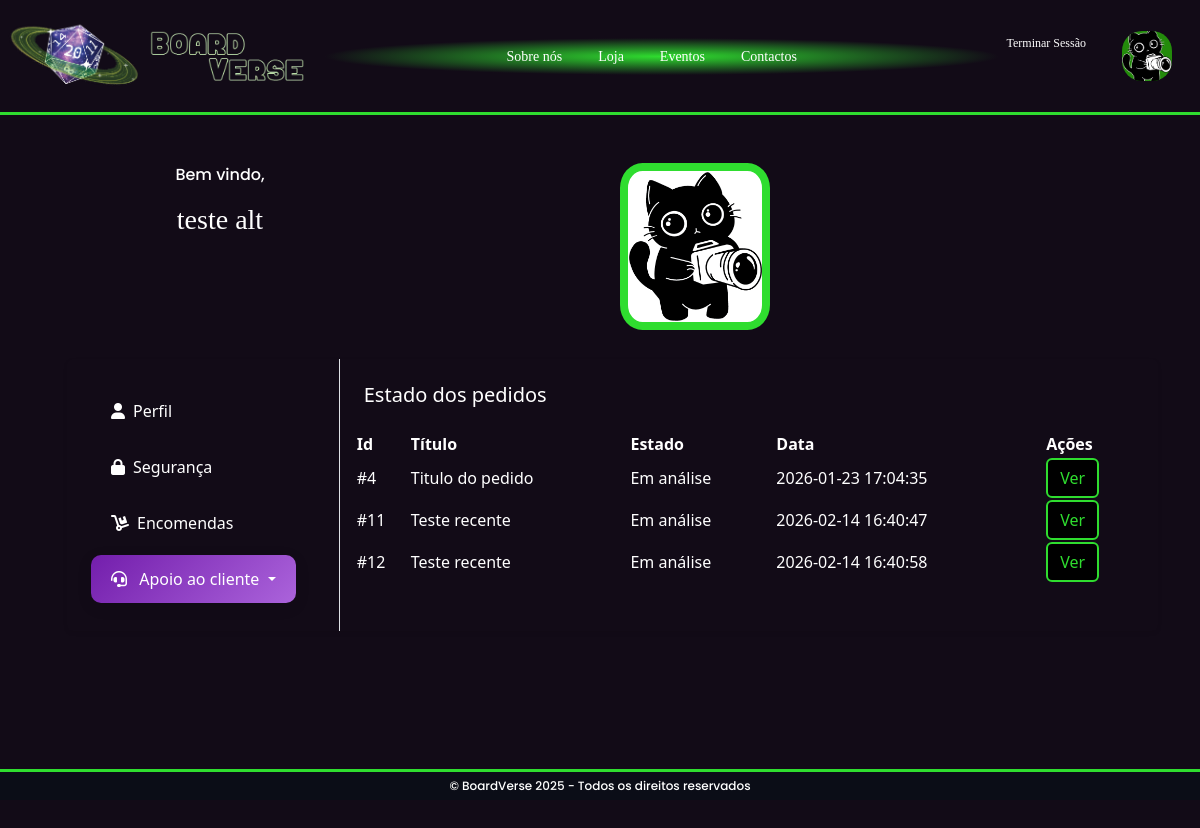
The page /BoardVerse/tickets_client_support.php (signed in) on the database its author committed.
### tables this page shows
CREATE TABLE `utilizadores` (
  `id_utilizador` int(11) NOT NULL,
  `nome_utilizador` varchar(100) NOT NULL,
  `password` varchar(255) NOT NULL,
  `role` enum('admin','cliente') NOT NULL DEFAULT 'cliente',
  `email` varchar(150) NOT NULL,
  `foto_utilizador` varchar(255) DEFAULT 'imagens/utilizador/default.png',
  `data_nascimento` date DEFAULT NULL,
  `morada` varchar(255) DEFAULT NULL,
  `codigo_postal` varchar(20) DEFAULT NULL,
  `telemovel` varchar(20) DEFAULT NULL
);

CREATE TABLE `tickets` (
  `id_ticket` int(11) NOT NULL,
  `id_utilizador` int(11) DEFAULT NULL,
  `nome_utilizador` varchar(255) DEFAULT NULL,
  `email` varchar(255) DEFAULT NULL,
  `id_encomenda` int(11) DEFAULT NULL,
  `titulo` varchar(150) NOT NULL,
  `assunto` enum('devolução','troca','encomenda','outros') NOT NULL,
  `descricao` varchar(255) NOT NULL,
  `data` datetime DEFAULT current_timestamp(),
  `file` varchar(255) DEFAULT NULL,
  `estado` enum('Em análise','Resolvido') DEFAULT 'Em análise'
);

### BoardVerse/tickets_client_support.php (the view, shortened to what this page needs)
<?php
require_once 'sql/bd.php';
$id_user = $_SESSION['id_user'];
$user_query = "SELECT * FROM utilizadores where id_utilizador = $id_user ";
$user_result = $conn->query($user_query);
$user = $user_result->fetch_assoc();
$tickets_query = "SELECT * FROM tickets where id_utilizador = $id_user";
$tickets_result = $conn->query($tickets_query);
?>
<!DOCTYPE html>
<html lang="pt">
<head>
    <link
        href="https://cdn.jsdelivr.net/npm/bootstrap@5.3.8/dist/css/bootstrap.min.css"
        rel="stylesheet"
 />
    <link rel="stylesheet" href="css/style.css" />
</head>
<body class="d-flex flex-column min-vh-100">
    <?php include 'componentes/navbar.php'; ?>
    <main class="flex-fill">
        <link href="https://cdnjs.cloudflare.com/ajax/libs/font-awesome/6.0.0/css/all.min.css" rel="stylesheet">
        <div>
            <div class="container py-5">
                <div class="row">
                    <div class="col-4 mb-4">
                        <div class="text-center">
                            <p class="text mb-3">Bem vindo, </p>
                            <h3 class="mt-3 mb-1"><?= $user['nome_utilizador'] ?></h3>
                        </div>
                    </div>
                    <div class="col-6 mb-4 d-flex" style="justify-content: center;">
                        <div class="upload">
                            <img src="<?= $user['foto_utilizador'] ?>" alt="profile_pic" class="img-fluid profile_pic">
                        </div>
                    </div>
                    <div class="col-12">
                        <div class="card border-0 shadow-sm">
                            <div class="card-body p-0">
                                <div class="row g-0">
                                    <div class="col-lg-3 border-end">
                                        <div class="p-4 sideBar">
                                            <div class="nav flex-column nav-pills">
                                                <a class="nav-link" href="personal_data.php"><i class="fas fa-user me-2"></i>Perfil</a>
                                                <a class="nav-link" href="security.php"><i class="fas fa-lock me-2"></i>Segurança</a>
                                                <a class="nav-link" href="orders.php"><i class="fa-solid fa-dolly me-2"></i>Encomendas</a>
                                                <div class="nav-item dropdown position-static">
                                                    <div class="btn-group">
                                                        <button
                                                            type="button"
                                                            class="btn nav-link active dropdown-toggle"
                                                            data-bs-toggle="dropdown"
                                                            aria-haspopup="true" aria-expanded="false">
                                                            <i class="fa-solid fa-headset me-2"></i> Apoio ao cliente
                                                        </button>
                                                    </div>
                                                </div>
                                            </div>
                                        </div>
                                    </div>
                                    <div class="col-lg-9">
                                        <div class="p-4 editData">
                                            <div class="mb-4">
                                                <h5 class="mb-4">Estado dos pedidos</h5>
                                                <div class="row g-3">
                                                    <table class="table-borderless mt-3">
                                                        <thead>
                                                            <th>Id</th>
                                                            <th>Título</th>
                                                            <th>Estado</th>
                                                            <th>Data</th>
                                                            <th>Ações</th>
                                                        </thead>
                                                        <tbody>
                                                            <?php while ($tickets = $tickets_result->fetch_assoc()):
                                                            ?>
                                                                <tr>
                                                                    <td>#<?= $tickets['id_ticket'] ?></td>
                                                                    <td><?= $tickets['titulo'] ?></td>
                                                                    <td><?= $tickets['estado'] ?></td>
                                                                    <td><?= $tickets['data'] ?></td>
                                                                    <td> <button class="btn btn-perfil"
                                                                            onclick="window.location.href='ticket.php?id=<?= $tickets['id_ticket'] ?>'">
                                                                            Ver
                                                                        </button></td>
                                                                </tr>
                                                            <?php endwhile; ?>
                                                        </tbody>
                                                    </table>
                                                </div>
                                            </div>
                                        </div>
                                    </div>
                                </div>
                            </div>
                        </div>
                    </div>
                </div>
            </div>
        </div>
    </main>
    <?php include 'componentes/footer.php'; ?>
</body>
</html>

### BoardVerse/componentes/navbar.php (shortened to what this page needs)
<?php
require_once 'sql/bd.php';
if (isset($_SESSION['id_user'])) {
    $navUser = (int) $_SESSION['id_user'];
    $pic_query = "SELECT foto_utilizador FROM utilizadores WHERE id_utilizador = $navUser";
    $pic_result = $conn->query($pic_query);
    if ($pic_result && $pic_result->num_rows > 0) {
        $profile_pic = $pic_result->fetch_assoc();
        $pic = !empty($profile_pic['foto_utilizador'])
            ? $profile_pic['foto_utilizador']
            : 'imagens/default_user.png';
    }
}
?>
<header>
    <nav class="navbar navbar-expand-lg">
        <img src="imagens/Board_Verse_Logo-01.webp" alt="logo" id="logo" class="nav-brand">
        <img src="imagens/Board_Verse.webp" alt="logo_name" id="bv">
        <div class="collapse navbar-collapse" id="navbarNav">
            <ul class="navbar-nav">
                <li class="nav-item">
                    <a class="nav-link" href="sobre.php">Sobre nós</a>
                </li>
                <li class="nav-item">
                    <a class="nav-link" href="index.php">Loja</a>
                </li>
                <li class="nav-item">
                    <a class="nav-link" href="eventos.php">Eventos</a>
                </li>
                <li class="nav-item">
                    <a class="nav-link" href="contactos.php">Contactos</a>
                </li>
            </ul>
        </div>
        <ul class="navbar-nav ms-auto">
            <?php if (!isset($_SESSION['id_user'])): ?>
                <li class="nav-item">
                    <a class="nav-link session" href="login.php">Login</a>
                </li>
            <?php else: ?>
                <li class="nav-item">
                    <a class="nav-link session" href="logout.php">Terminar Sessão</a>
                </li>
                <li class="nav-item">
                    <a class="nav-link" href="personal_data.php">
                        <img
                            src="<?= htmlspecialchars($pic) ?>"
                            alt="Foto utilizador"
                            id="profile_pic">
                    </a>
                </li>
            <?php endif; ?>
        </ul>
    </nav>
</header>

### BoardVerse/css/style.css (style rules this page uses)
html, body { grid-template-rows: auto 1fr auto; min-height: 62rem; }
body { background-color: #120b17 !important; color: white !important; }
main { padding-bottom: 60px; }
.card { border: none !important; background-color: transparent !important; margin-top: 5px; margin-left: 25px; }
.card-body { color: white; }
h1, h2, h3 { font-family: "Galaxy"; }
p, .copyright { font-family: "Poppins"; }
.upload { width: 150px; position: relative; margin: auto; border-radius: 50%; }
.upload img { border: 8px solid #2fdd2f; background-color: white; }
.profile_pic { border-radius: 15%; }
.sideBar { background: transparent; padding: 40px; color: white; border-radius: 20px; }
.editData { border-radius: 20px; background-color: transparent; }
.nav-pills .nav-link { color: white; border-radius: 10px; padding: 12px 20px; margin: 4px 0; transition: all 0.3s ease; }
.nav-pills .nav-link.active, .dropdown-item.active { background: linear-gradient(135deg, #731eac, #ab63db) !important; color: white; box-shadow: 0 4px 15px rgba(0, 0, 0, 0.1); }
.nav-item.dropdown .nav-link { color: inherit; }
.btn-perfil { color: #2fdd2f; background-color: black; border: 2px solid #2fdd2f; text-decoration: none; }

### BoardVerse/componentes/navbar.php (style rules this page uses)
nav { height: 115px; margin: 0; border-bottom: solid 3px #2fdd2f; font-family: "Galaxy"; font-size: 14px !important; }
.navbar { position: relative; z-index: 1050; }
.navbar-nav { justify-content: center; text-align: center; width: fit-content; }
.navbar .nav-link, .dropdown-item { color: white !important; }
.session { font-size: 12px; padding-top: 12%; }
.nav-item { padding-right: 20px; }
#navbarNav { justify-content: center; background: radial-gradient(closest-side, #2fdd2f 0%, #120b17 100%); }
#logo { width: 150px; height: auto; }
#bv { width: 175px; height: auto; padding-right: 20px; }
.nav-brand { margin-bottom: -30px; }
#profile_pic { width: 50px; height: 50px; object-fit: cover; background-color: #33ff0086; border-radius: 40%; }

### rows shown on the page
utilizadores: foto_utilizador (picture), nome_utilizador "teste alt"
tickets: id_ticket "4", titulo "Titulo do pedido", estado "Em análise", data "2026-01-23 17:04:35"
tickets: id_ticket "11", titulo "Teste recente", estado "Em análise", data "2026-02-14 16:40:47"
tickets: id_ticket "12", titulo "Teste recente", estado "Em análise", data "2026-02-14 16:40:58"
